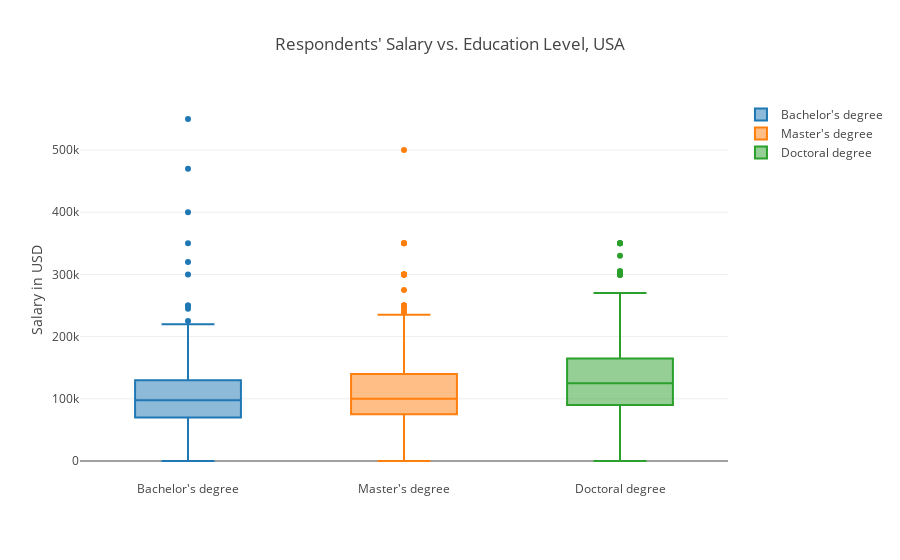

The cell this chart's notebook holds for it:
### Code cell
trace1 = go.Box(
    y=salary_df[(salary_df.FormalEducation == "Bachelor's degree") & (salary_df.Country == "United States")].Salary,
    boxpoints = 'outliers',
    name = "Bachelor's degree"
)

trace2 = go.Box(
    y=salary_df[(salary_df.FormalEducation == "Master's degree") & (salary_df.Country == "United States")].Salary,
    boxpoints = 'outliers',
    name = "Master's degree"
)

trace3 = go.Box(
    y=salary_df[(salary_df.FormalEducation == "Doctoral degree") & (salary_df.Country == "United States")].Salary,
    boxpoints = 'outliers',
    name = "Doctoral degree"
)

data = [trace1, trace2, trace3]

layout = go.Layout(
    title = "Respondents' Salary vs. Education Level, USA",
    yaxis=dict(title="Salary in USD")
)

fig = dict( data=data, layout=layout )
plotly.offline.iplot(fig, validate=False, filename='Salary_Education_USA_Distribution')

# Save the imSalary
plotly.plotly.image.save_as(fig, filename='Salary_Education_USA_Distribution.png')

### Figure 1 — Plotly figure (JSON) as saved in the notebook; plotly's stock layout.template omitted (floating-point values rounded to 4 significant figures; data arrays with more than 128 entries replaced by an {"elided": "..."} marker saying what was removed)
{"data": [{"boxpoints": "outliers", "name": "Bachelor's degree", "type": "box", "y": {"elided": "292 float values"}}, {"boxpoints": "outliers", "name": "Master's degree", "type": "box", "y": {"elided": "539 float values"}}, {"boxpoints": "outliers", "name": "Doctoral degree", "type": "box", "y": {"elided": "327 float values"}}], "layout": {"title": "Respondents' Salary vs. Education Level, USA", "yaxis": {"title": "Salary in USD"}}}
